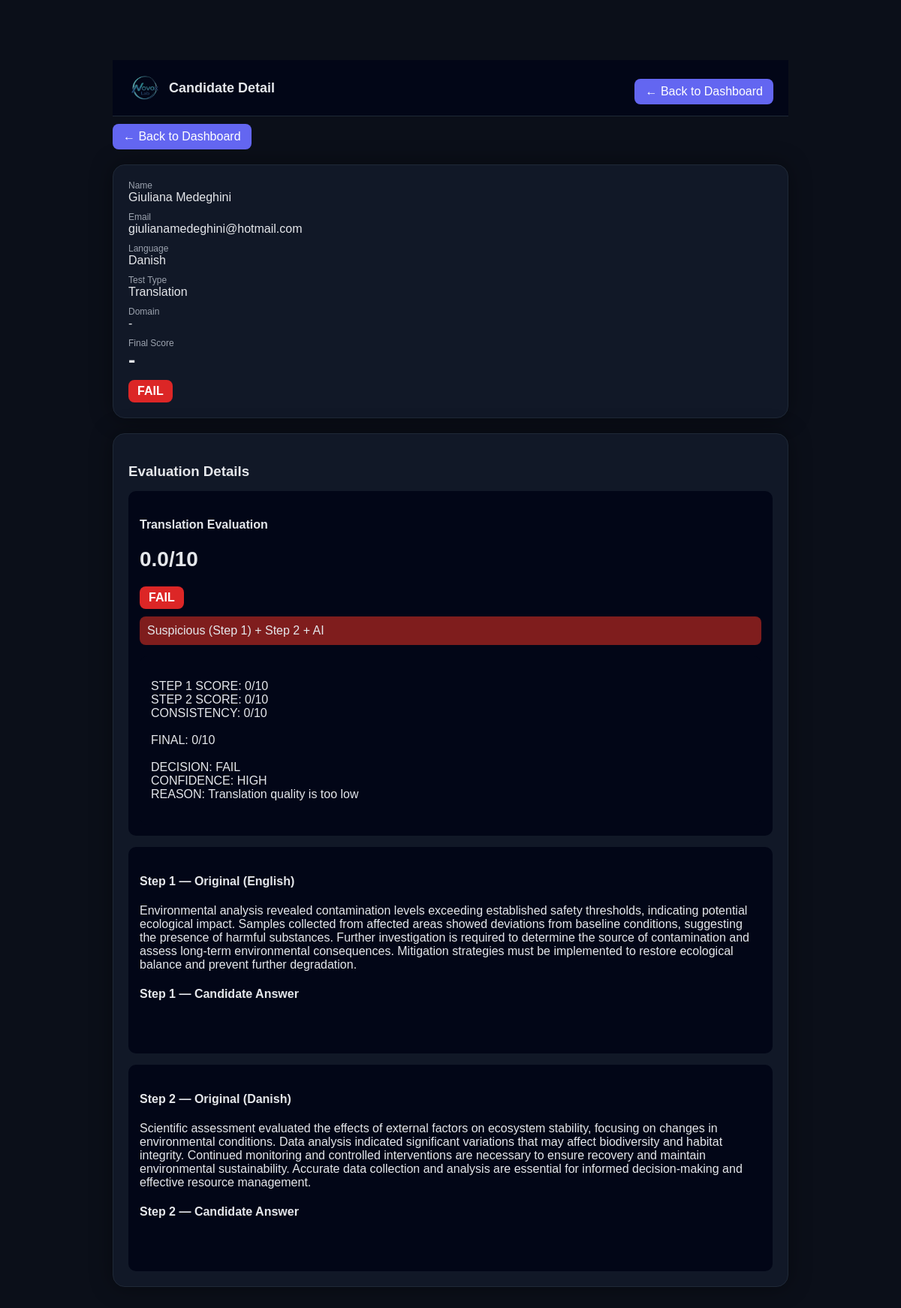
The app's page /result/26 (signed in) with its own data.
### tables this page shows
CREATE TABLE results (
        id INTEGER PRIMARY KEY AUTOINCREMENT,
        first_name TEXT,
        last_name TEXT,
        email TEXT,
        test_type TEXT,
        language TEXT,
        answer TEXT,

        translation_score TEXT,
        interpretation_score TEXT,
        status TEXT,

        audio1 TEXT,
        audio2 TEXT,
        audio3 TEXT,
        audio4 TEXT,

        transcription1 TEXT,
        transcription2 TEXT,
        transcription3 TEXT,
        transcription4 TEXT,

        created_at TEXT
    , editing_score TEXT, final_score REAL, post_edit_score TEXT, gleu_score REAL, bleu_score REAL, ter_score REAL, ai_component REAL, bleu_component REAL, ter_component REAL, t1_en TEXT, t2_en TEXT, t3_en TEXT, t4_en TEXT, flag TEXT, step1_original TEXT, step2_original TEXT, step1_answer TEXT, step2_answer TEXT, rev_transcription1 TEXT, rev_transcription2 TEXT, rev_transcription3 TEXT, rev_transcription4 TEXT, domain TEXT);

### app.py (the view)
@app.route("/result/<int:id>")
def result_detail(id):
    conn = sqlite3.connect(DB_PATH)
    conn.row_factory = sqlite3.Row
    c = conn.cursor()
    c.execute("SELECT * FROM results WHERE id = ?", (id,))
    result = c.fetchone()
    conn.close()
    return render_template("result.html", r=result)

### templates/result.html (shortened to what this page needs)
<!DOCTYPE html>
<html>
<head>
</head>
<body>
<div class="container">
<div class="header">
  <div class="header-left">
    <img src="{{ url_for('static', filename='images/logo.png') }}">
    <span>Candidate Detail</span>
  </div>
  <a href="/dashboard" class="button">← Back to Dashboard</a>
</div>
<div style="margin-bottom:20px;">
  <a href="/dashboard" class="button">← Back to Dashboard</a>
</div>
<div class="card">
  <div class="label">Name</div>
  <div class="value">
  {{ (r.first_name or '') }} {{ (r.last_name or '') }}
  </div>
  <div class="label">Email</div>
  <div class="value">{{ r.email }}</div>
  <div class="label">Language</div>
  <div class="value">{{ r.language or "-" }}</div>
<div class="label">Test Type</div>
<div class="value">
  {% if r.test_type == "post_editing" %}
    Post-MT Editing
  {% elif r.test_type == "language_test" %}
    Spoken Language
  {% elif r.test_type == "terminology" %}
    Terminology
  {% else %}
    {{ r.test_type|replace("_", " ")|title }}
  {% endif %}
</div>
<div class="label">Domain</div>
<div class="value">
  {{ r.domain.replace("_", " ")|title if r.domain else "-" }}
</div>
  <div class="label">Final Score</div>
  <div class="score">{{ r.final_score or '-' }}</div>
  <div class="status
    {% if 'PASS' in r.status %}pass
    {% elif 'BORDERLINE' in r.status %}borderline
    {% else %}fail{% endif %}">
    {{ r.status }}
  </div>
</div>
<div class="card">
  <h3>Evaluation Details</h3>
  {% if r.test_type == "translation" %}
  <div class="section">
    <h4>Translation Evaluation</h4>
    <div style="font-size:28px; font-weight:bold; margin-bottom:10px;">
      {{ r.final_score }}/10
    </div>
    <div class="status
      {% if 'PASS' in r.status %}pass
      {% elif 'BORDERLINE' in r.status %}borderline
      {% else %}fail{% endif %}">
      {{ r.status }}
    </div>
    {% if r.flag and r.flag != "OK" %}
    <div style="margin-top:10px; padding:10px; background:#7f1d1d; border-radius:8px;">
         {{ r.flag }}
    </div>
    {% endif %}
    <div class="section" style="margin-top:15px;">
      <pre>{{ r.translation_score }}</pre>
    </div>
  </div>
  {% endif %}
{% if r.test_type in ["translation", "editing", "post_editing"] %}
<div class="section">
  <h4>Step 1 — Original (English)</h4>
  <pre>{{ r.step1_original or '-' }}</pre>
  <h4>Step 1 — Candidate Answer</h4>
  <pre>{{ r.step1_answer or '-' }}</pre>
</div>
<div class="section">
  <h4>Step 2 — Original ({{ r.language }})</h4>
  <pre>{{ r.step2_original or '-' }}</pre>
  <h4>Step 2 — Candidate Answer</h4>
  <pre>{{ r.step2_answer or '-' }}</pre>
</div>
{% endif %}
</div>
</body>
</html>

### templates/result.html (style rules this page uses)
body { background: #0b0f19; color: #e5e7eb; font-family: Arial; }
.container { max-width: 900px; margin: 80px auto 40px auto; }
.card { background: #111827; padding: 20px; border-radius: 16px; margin-bottom: 20px; box-shadow: 0 0 30px rgba(0,0,0,0.4); border: 1px solid #1f2937; }
h2, h3 { margin-bottom: 10px; }
.label { font-size: 12px; color: #9ca3af; }
.value { font-size: 16px; margin-bottom: 10px; }
.score { font-size: 28px; font-weight: bold; }
.status { display: inline-block; padding: 6px 12px; border-radius: 8px; font-size: 12px; margin-top: 10px; text-align: center; font-weight: bold; font-size: 16px; }
.fail { background:#dc2626; color:white; }
.section { margin-top: 15px; padding: 15px; background: #020617; border-radius: 10px; }
pre { white-space: pre-wrap; font-family: inherit; }
.button { background: #6366f1; color: white; padding: 8px 14px; border-radius: 8px; text-decoration: none; display: inline-block; margin-top: 10px; }
.header { position: sticky; top: 0; z-index: 1000; background: #020617; padding: 15px 20px; display: flex; justify-content: space-between; align-items: center; border-bottom: 1px solid #1f2937; }
.header-left { display: flex; align-items: center; gap: 10px; font-size: 18px; font-weight: bold; }
.header-left img { height: 40px; }
.button { background: #6366f1; color: white; padding: 8px 14px; border-radius: 8px; text-decoration: none; }

### records on screen
results: first_name "Giuliana", last_name "Medeghini", email "giulianamedeghini@hotmail.com", language "Danish", test_type "Translation", final_score "-", status "FAIL", final_score "0.0", flag "Suspicious (Step 1) + Step 2 + AI", translation_score "STEP 1 SCORE: 0/10 STEP 2 SCORE: 0/10 CONSISTENCY: 0/10 FINAL: 0/10 DECISION: FAIL CONFIDENCE: HIGH REASON: Translation quality is too low", step1_original "Environmental analysis revealed contamination levels exceeding established safety thresholds, indicating potential ecological impact. Samples collected from affected areas showed deviations from baseline conditions, suggesting the presence of harmful substances. Further investigation is required to determine the source of contamination and assess long-term environmental consequences. Mitigation strategies must be implemented to restore ecological balance and prevent further degradation.", step2_original "Scientific assessment evaluated the effects of external factors on ecosystem stability, focusing on changes in environmental conditions. Data analysis indicated significant variations that may affect biodiversity and habitat integrity. Continued monitoring and controlled interventions are necessary to ensure recovery and maintain environmental sustainability. Accurate data collection and analysis are essential for informed decision-making and effective resource management."

### other values on screen
{{ r.domain.replace("_", " ")|title if r.domain else "-" }} "-"
